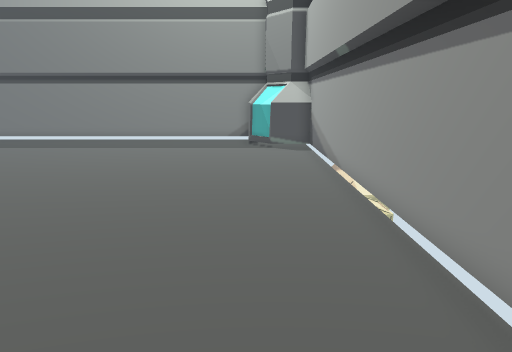
[1] (above)

16 first-person views from a walk through a Unity game level. The camera is 1.2 m above the floor, tilts 14° down and sees 80° across. The floor is counted in squares, 0.5 m on a side. Each view is taken from the middle of a square. On the plan, view 1 faces up. The plan holds only what a view shows up to about 19 squares ahead; the rest is blank. The place goes on beyond the plan.

[2]
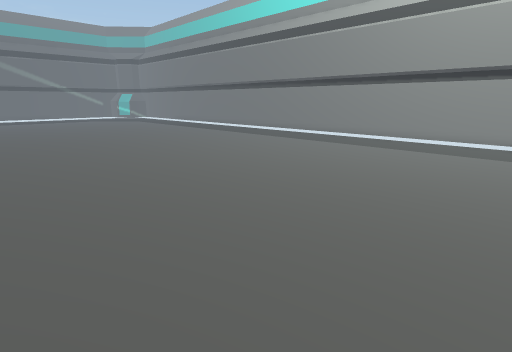

[3]
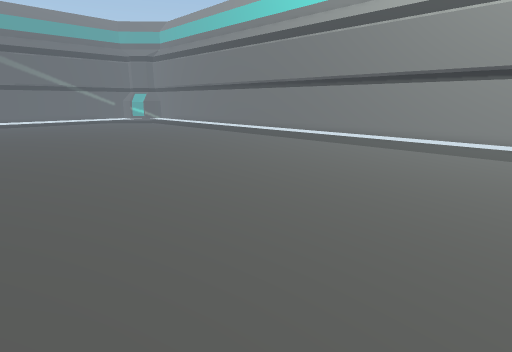

[4]
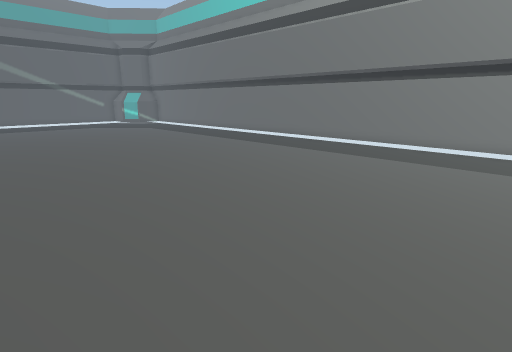

[5]
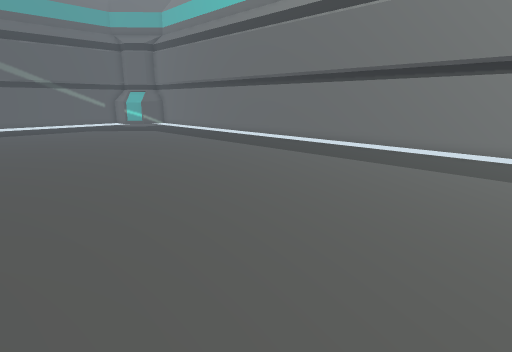

[6]
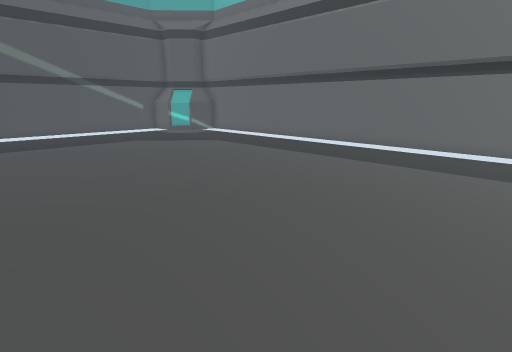

[7]
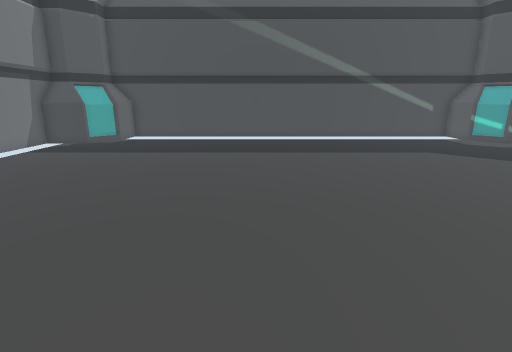

[8]
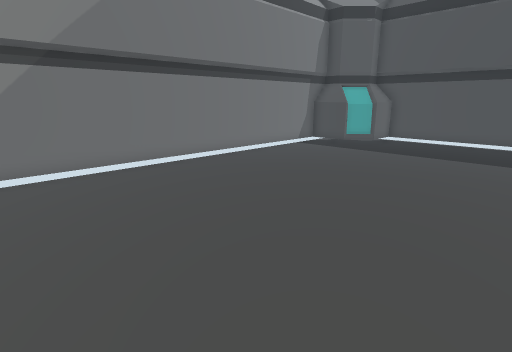

[9]
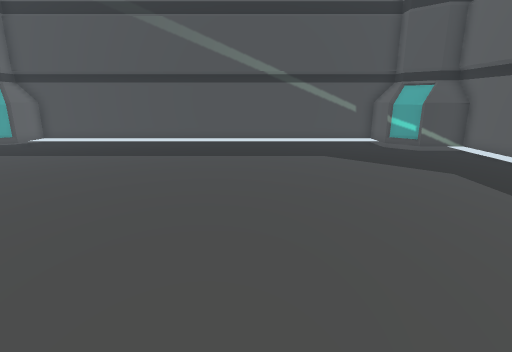

[10]
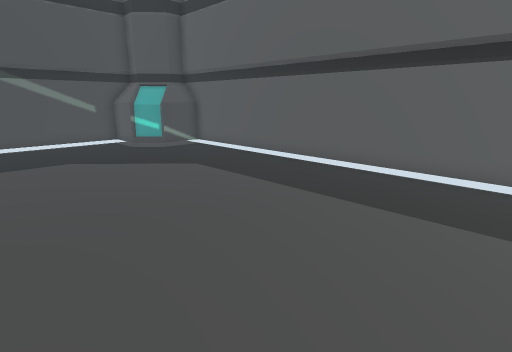

[11]
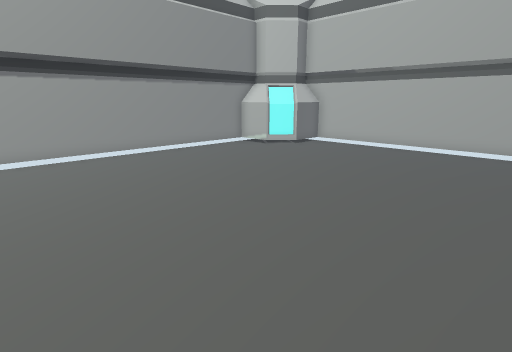

[12]
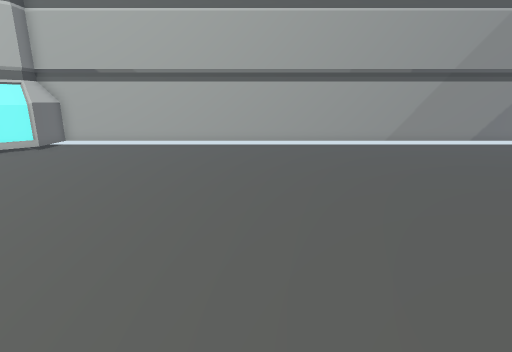

[13]
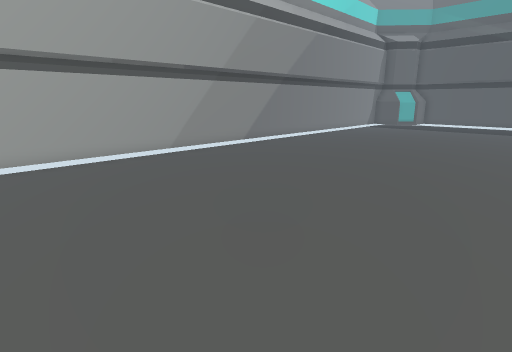

[14]
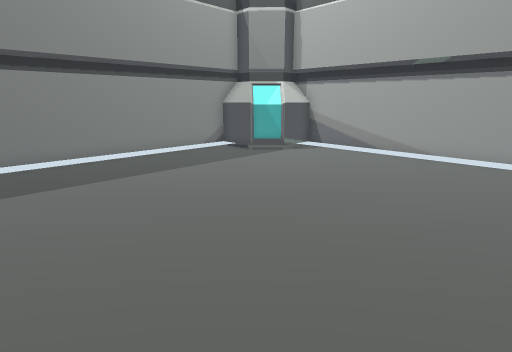

[15]
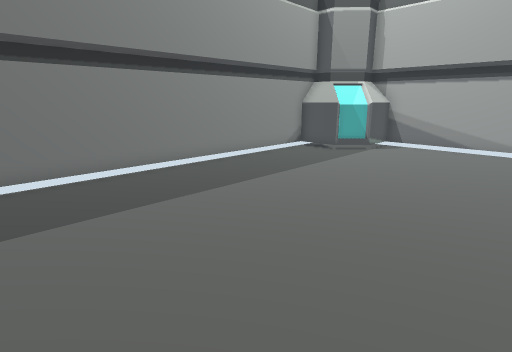

[16]
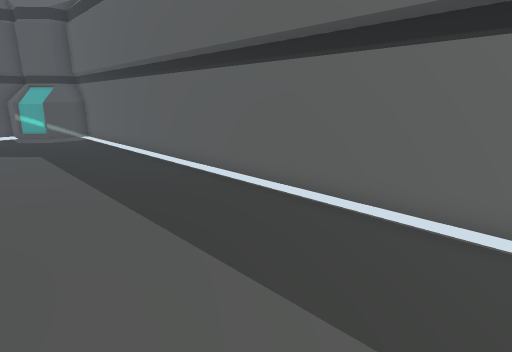

### Floor plan
Points are (right, up) in squares from view 1. A wall is a line through its corners. A room is listed if a view was taken in it or the views show most of it. See-through windows are left out.
Room 1 (views 1, 2, 3, 4, 5, 6, 7, 8, 9, 10, 11, 12, 13, 14, 15, 16)
walls: (-19.4, 19.1) (-40.8, 19.1) (-40.8, 18) (-41.8, 16.9); (-15.4, 19.1) (-17.5, 19.1); (-4.4, 19.1) (-10.6, 19.1); (-0.4, 16.9) (-0.4, 19.1); (-39.8, -4.6) (-39.8, -6.9); (-0.2, -4.8) (0.7, -3.8); (-40, -4.8) (-40, -6.9); (0.8, -3.5) (2.8, -3.5); (-41, -3.5) (-41.3, -4.2); (0.9, 15.8) (-0.2, 16.9) (-0.2, 19.1); (-40.3, -5.1) (-40.3, -6.9); (-41.2, -3.5) (-40, -4.8); (-40.5, -5.4) (-40.5, -6.9); (-0.4, -7) (-0.4, -4.8); (0.4, 17.8) (0.4, 19.1); (-41.2, 16.4) (-41, 15.8); (-0.2, -7) (-0.2, -5); (-41.3, 16.4) (-41.1, 15.8) (-43.1, 15.8); (-39.8, 19.1) (-39.8, 17.2) (-41.1, 15.9); (-40, 19.1) (-40, 17.3); (0.7, 18) (0.7, 19.1) (-2.6, 19.1); (-40.3, 19.1) (-40.3, 17.5); (-40.5, 19.1) (-40.5, 17.6); (-41.9, -4.6) (-40.8, -5.7) (-40.8, -6.9) (0.4, -6.9); (2.5, 15.8) (0.8, 15.8) (1.2, 16.6); (-43.1, -3.5) (-41.2, -3.5) (-41.4, -4.1); (2.5, 16.9) (1.8, 16.9) (0.8, 17.9) (0.1, 17.5) (0.1, 19.1); (2.8, -4.6) (2.8, 14.5); (-43, 16.9) (-43, -4)
low walls: (-0.4, -4.7) (0.8, -3.5); (-39.8, 17) (-41, 15.8)

Positions as (right, up) in squares from view 1, and headings:
1: (0, 0), facing up
2: (0, 0), facing up-left
3: (-4, 0), facing up-left
4: (-9, 3), facing up-left
5: (-12, 4), facing up-left
6: (-20, 4), facing up-left
7: (-24, 4), facing left
8: (-24, 4), facing down-left
9: (-25, 9), facing left
10: (-25, 9), facing up-left
11: (-11, 9), facing down-right
12: (-11, 10), facing down
13: (-11, 6), facing down-left
14: (-11, 6), facing up-right
15: (-14, 9), facing up-right
16: (-19, 13), facing up-left
